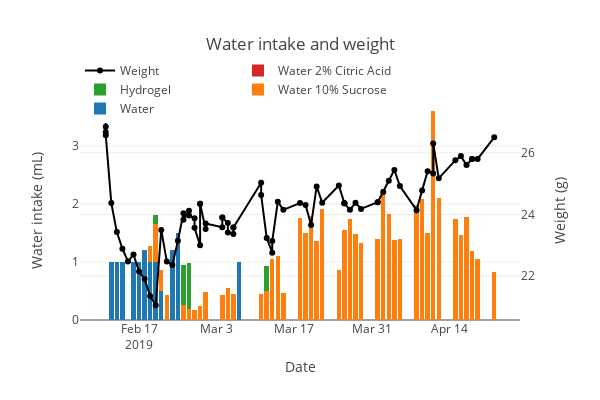

Notebook source saved alongside this figure:
### Code cell
subj = subject.Subject & {'subject_uuid': UUID('8f6fc7ce-4de0-4b8b-973b-72fd70145b9c')}
# get water and date
water_info_query = (action.WaterAdministration & subj).proj(
    'water_administered', 'watertype_name', water_date='DATE(administration_time)')
water_info = water_info_query.fetch(as_dict=True)
water_info = pd.DataFrame(water_info)
water_types = water_info.watertype_name.unique()
water_info_type = water_info.pivot_table(
    index='water_date', columns='watertype_name', values='water_administered', aggfunc='sum')
water_info_type = water_info_type.where((pd.notnull(water_info_type)), None)
weight_info_query = (action.Weighing & subj).proj(
    'weight', weighing_date='DATE(weighing_time)')
weight_info = weight_info_query.fetch(as_dict=True)
weight_info = pd.DataFrame(weight_info)
weight_info = weight_info.where((pd.notnull(weight_info)), None)
data = [
    go.Bar(
        x = [t.strftime('%Y-%m-%d') for t in water_info_type.index.tolist()],
        y = water_info_type[water_type].tolist(),
        name = water_type,
        yaxis = 'y1')
    for water_type in water_types
]

data.append(
    go.Scatter(
        x = [t.strftime('%Y-%m-%d') for t in weight_info['weighing_date'].tolist()],
        y = weight_info['weight'].tolist(),
        mode = 'lines+markers',
        name = 'Weight',
        marker = dict(
            size = 6,
            color = 'black'),
        yaxis = 'y2'
    ))

layout = go.Layout(
    yaxis=dict(
        title='Water intake (mL)',
    ),
    yaxis2=dict(
        title='Weight (g)',
        overlaying = 'y',
        side='right'
    ),
    width=600,
    height=400,
    title='Water intake and weight', 
    xaxis={'title':'Date'}, 
    legend=dict(
        x=0, 
        y=1.2,
        orientation='h'),
    barmode='stack'
)
fig = go.Figure(data=data, layout=layout)
plotly.offline.iplot(fig)

### Figure 1 — Plotly figure (JSON) as saved in the notebook; plotly's stock layout.template omitted (floating-point values rounded to 4 significant figures)
{"data": [{"name": "Water", "type": "bar", "uid": "eb17a5dc-36b2-49d2-8629-3b1ed9187f54", "x": ["2019-02-12", "2019-02-13", "2019-02-14", "2019-02-16", "2019-02-17", "2019-02-18", "2019-02-19", "2019-02-20", "2019-02-21", "2019-02-22", "2019-02-23", "2019-02-24", "2019-02-25", "2019-02-26", "2019-02-27", "2019-02-28", "2019-03-01", "2019-03-04", "2019-03-05", "2019-03-06", "2019-03-07", "2019-03-08", "2019-03-09", "2019-03-10", "2019-03-11", "2019-03-12", "2019-03-13", "2019-03-14", "2019-03-15", "2019-03-16", "2019-03-17", "2019-03-18", "2019-03-19", "2019-03-20", "2019-03-21", "2019-03-22", "2019-03-23", "2019-03-24", "2019-03-25", "2019-03-26", "2019-03-27", "2019-03-28", "2019-03-29", "2019-03-30", "2019-03-31", "2019-04-01", "2019-04-02", "2019-04-03", "2019-04-04", "2019-04-05", "2019-04-06", "2019-04-07", "2019-04-08", "2019-04-09", "2019-04-10", "2019-04-11", "2019-04-12", "2019-04-15", "2019-04-16", "2019-04-17", "2019-04-18", "2019-04-19", "2019-04-22"], "y": [1, 1, 1, 1, 1, 1.2, 1, 1, 0.5, null, 1.2, 1.5, null, null, null, null, null, null, null, null, 1, null, null, null, null, null, null, null, null, null, null, null, null, null, null, null, null, null, null, null, null, null, null, null, null, null, null, null, null, null, null, null, null, null, null, null, null, null, null, null, null, null, null], "yaxis": "y"}, {"name": "Water 10% Sucrose", "type": "bar", "uid": "355f1bbf-30ba-43c4-b956-0bf7c2d266d1", "x": ["2019-02-12", "2019-02-13", "2019-02-14", "2019-02-16", "2019-02-17", "2019-02-18", "2019-02-19", "2019-02-20", "2019-02-21", "2019-02-22", "2019-02-23", "2019-02-24", "2019-02-25", "2019-02-26", "2019-02-27", "2019-02-28", "2019-03-01", "2019-03-04", "2019-03-05", "2019-03-06", "2019-03-07", "2019-03-08", "2019-03-09", "2019-03-10", "2019-03-11", "2019-03-12", "2019-03-13", "2019-03-14", "2019-03-15", "2019-03-16", "2019-03-17", "2019-03-18", "2019-03-19", "2019-03-20", "2019-03-21", "2019-03-22", "2019-03-23", "2019-03-24", "2019-03-25", "2019-03-26", "2019-03-27", "2019-03-28", "2019-03-29", "2019-03-30", "2019-03-31", "2019-04-01", "2019-04-02", "2019-04-03", "2019-04-04", "2019-04-05", "2019-04-06", "2019-04-07", "2019-04-08", "2019-04-09", "2019-04-10", "2019-04-11", "2019-04-12", "2019-04-15", "2019-04-16", "2019-04-17", "2019-04-18", "2019-04-19", "2019-04-22"], "y": [null, null, null, null, null, null, 0.285, 0.663, 0.366, 0.435, null, null, 0.255, 0.186, 0.1792, 0.2409, 0.4794, 0.4305, 0.558, 0.4514, null, null, null, null, 0.4484, 0.5031, 1.06, 1.104, 0.4712, null, null, 1.751, 1.501, 1.791, 1.364, 1.907, null, null, 0.8704, 1.553, 1.743, 1.476, 1.333, null, null, 1.395, 2.254, 1.831, 1.386, 1.401, null, null, 1.989, 2.085, 1.492, 3.605, 2.103, 1.75, 1.459, 1.778, 1.188, 1.046, 0.8349], "yaxis": "y"}, {"name": "Hydrogel", "type": "bar", "uid": "61bf089d-07a5-4f7c-ae55-0a6514eb8cb0", "x": ["2019-02-12", "2019-02-13", "2019-02-14", "2019-02-16", "2019-02-17", "2019-02-18", "2019-02-19", "2019-02-20", "2019-02-21", "2019-02-22", "2019-02-23", "2019-02-24", "2019-02-25", "2019-02-26", "2019-02-27", "2019-02-28", "2019-03-01", "2019-03-04", "2019-03-05", "2019-03-06", "2019-03-07", "2019-03-08", "2019-03-09", "2019-03-10", "2019-03-11", "2019-03-12", "2019-03-13", "2019-03-14", "2019-03-15", "2019-03-16", "2019-03-17", "2019-03-18", "2019-03-19", "2019-03-20", "2019-03-21", "2019-03-22", "2019-03-23", "2019-03-24", "2019-03-25", "2019-03-26", "2019-03-27", "2019-03-28", "2019-03-29", "2019-03-30", "2019-03-31", "2019-04-01", "2019-04-02", "2019-04-03", "2019-04-04", "2019-04-05", "2019-04-06", "2019-04-07", "2019-04-08", "2019-04-09", "2019-04-10", "2019-04-11", "2019-04-12", "2019-04-15", "2019-04-16", "2019-04-17", "2019-04-18", "2019-04-19", "2019-04-22"], "y": [null, null, null, null, null, null, null, 0.14, null, null, null, null, 0.7, 0.8, null, null, null, null, null, null, null, null, null, null, null, 0.43, null, null, null, null, null, null, null, null, null, null, null, null, null, null, null, null, null, null, null, null, null, null, null, null, null, null, null, null, null, null, null, null, null, null, null, null, null], "yaxis": "y"}, {"name": "Water 2% Citric Acid", "type": "bar", "uid": "ef1fd88a-79da-42fa-98f1-b97b76597aa9", "x": ["2019-02-12", "2019-02-13", "2019-02-14", "2019-02-16", "2019-02-17", "2019-02-18", "2019-02-19", "2019-02-20", "2019-02-21", "2019-02-22", "2019-02-23", "2019-02-24", "2019-02-25", "2019-02-26", "2019-02-27", "2019-02-28", "2019-03-01", "2019-03-04", "2019-03-05", "2019-03-06", "2019-03-07", "2019-03-08", "2019-03-09", "2019-03-10", "2019-03-11", "2019-03-12", "2019-03-13", "2019-03-14", "2019-03-15", "2019-03-16", "2019-03-17", "2019-03-18", "2019-03-19", "2019-03-20", "2019-03-21", "2019-03-22", "2019-03-23", "2019-03-24", "2019-03-25", "2019-03-26", "2019-03-27", "2019-03-28", "2019-03-29", "2019-03-30", "2019-03-31", "2019-04-01", "2019-04-02", "2019-04-03", "2019-04-04", "2019-04-05", "2019-04-06", "2019-04-07", "2019-04-08", "2019-04-09", "2019-04-10", "2019-04-11", "2019-04-12", "2019-04-15", "2019-04-16", "2019-04-17", "2019-04-18", "2019-04-19", "2019-04-22"], "y": [null, null, null, null, null, null, null, null, null, null, null, null, null, null, null, null, null, null, null, null, null, 0, 0, 0, null, null, null, null, 0, 0, 0, null, null, null, null, 0, 0, 0, null, null, null, null, 0, 0, 0, null, null, null, null, 0, 0, 0, null, null, null, null, null, null, null, null, null, null, null], "yaxis": "y"}, {"marker": {"color": "black", "size": 6}, "mode": "lines+markers", "name": "Weight", "type": "scatter", "uid": "96aca342-25da-43c4-99a2-655e448daf45", "x": ["2019-02-11", "2019-02-11", "2019-02-11", "2019-02-11", "2019-02-12", "2019-02-13", "2019-02-14", "2019-02-15", "2019-02-16", "2019-02-17", "2019-02-18", "2019-02-19", "2019-02-20", "2019-02-21", "2019-02-22", "2019-02-23", "2019-02-24", "2019-02-25", "2019-02-25", "2019-02-26", "2019-02-26", "2019-02-27", "2019-02-27", "2019-02-28", "2019-02-28", "2019-02-28", "2019-03-01", "2019-03-01", "2019-03-04", "2019-03-04", "2019-03-04", "2019-03-05", "2019-03-05", "2019-03-06", "2019-03-06", "2019-03-06", "2019-03-11", "2019-03-11", "2019-03-12", "2019-03-13", "2019-03-13", "2019-03-14", "2019-03-15", "2019-03-18", "2019-03-19", "2019-03-20", "2019-03-21", "2019-03-22", "2019-03-25", "2019-03-26", "2019-03-26", "2019-03-26", "2019-03-27", "2019-03-28", "2019-03-29", "2019-04-01", "2019-04-01", "2019-04-02", "2019-04-03", "2019-04-04", "2019-04-05", "2019-04-08", "2019-04-09", "2019-04-10", "2019-04-11", "2019-04-11", "2019-04-12", "2019-04-15", "2019-04-16", "2019-04-17", "2019-04-18", "2019-04-18", "2019-04-19", "2019-04-22"], "y": [27.23, 26.84, 26.67, 26.57, 24.37, 23.43, 22.89, 22.48, 22.7, 22.15, 21.91, 21.36, 21.06, 23.5, 22.48, 22.36, 23.15, 24.04, 23.83, 24.12, 23.97, 23.88, 23.57, 23, 24.35, 24.35, 23.53, 23.71, 23.59, 23.9, 23.9, 23.72, 23.42, 23.37, 23.58, 23.58, 25.03, 24.63, 23.24, 22.76, 23.14, 24.41, 24.15, 24.37, 24.31, 23.66, 24.91, 24.38, 24.94, 24.36, 24.36, 24.36, 24.15, 24.38, 24.18, 24.4, 24.4, 24.73, 25.09, 25.44, 24.92, 24.14, 24.78, 25.4, 25.33, 26.3, 25.17, 25.76, 25.89, 25.6, 25.8, 25.8, 25.8, 26.5], "yaxis": "y2"}], "layout": {"barmode": "stack", "height": 400, "legend": {"orientation": "h", "x": 0, "y": 1.2}, "title": {"text": "Water intake and weight"}, "width": 600, "xaxis": {"title": {"text": "Date"}}, "yaxis": {"title": {"text": "Water intake (mL)"}}, "yaxis2": {"overlaying": "y", "side": "right", "title": {"text": "Weight (g)"}}}}
